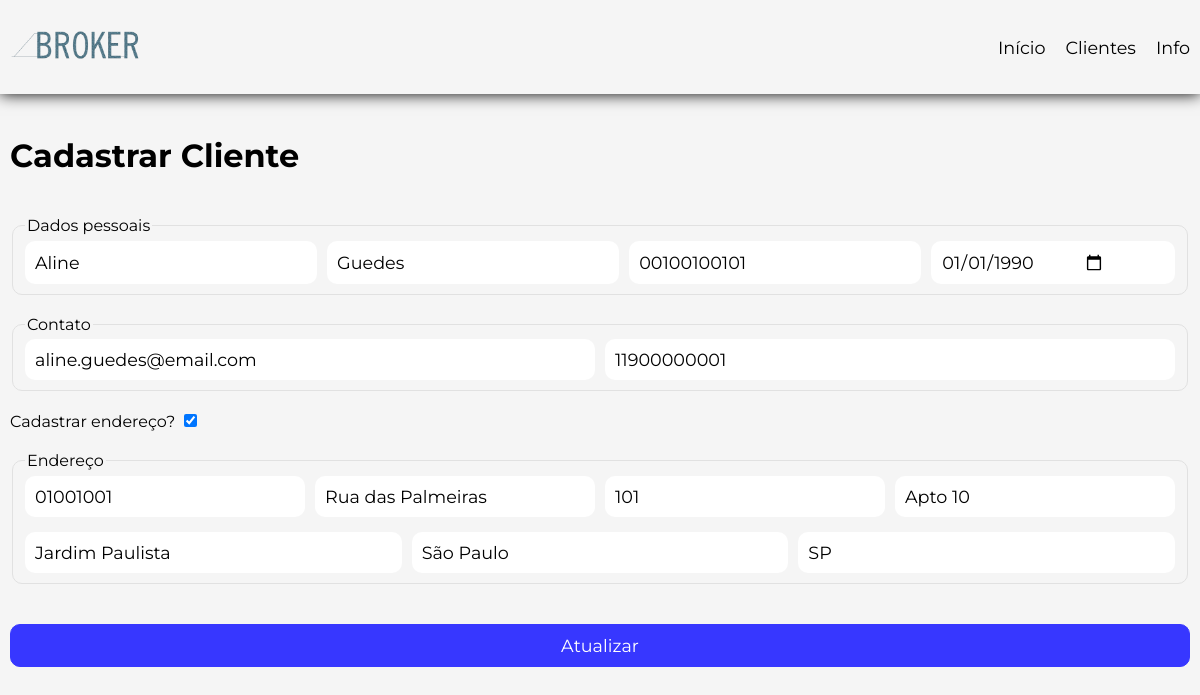
/clientes/cadastrar?id=1, run on the app's committed database.
### tables this page shows
CREATE TABLE IF NOT EXISTS addresses (
    id INT AUTO_INCREMENT NOT NULL,
    id_customer INT NOT NULL,
    street VARCHAR(100) NOT NULL,
    number INT NOT NULL,
    complement VARCHAR(10),
    neighborhood VARCHAR(100) NOT NULL,
    city VARCHAR(100) NOT NULL,
    state CHAR(2) NOT NULL,
    cep VARCHAR(8) NOT NULL,
    active BOOLEAN NOT NULL DEFAULT TRUE,
    created_at TIMESTAMP NOT NULL,
    modified_at TIMESTAMP NULL,
    deleted_at TIMESTAMP NULL,
    PRIMARY KEY(id),
    
    FOREIGN KEY(id_customer) 
    REFERENCES customers(id)
    ON DELETE CASCADE
);

CREATE TABLE IF NOT EXISTS customers (
    id INT AUTO_INCREMENT NOT NULL,
    first_name VARCHAR(40) NOT NULL,
    last_name VARCHAR(40) NOT NULL,
    cpf VARCHAR(11) UNIQUE,
    birth_date DATE,
    cellphone VARCHAR(15),
    email varchar(254),
    active BOOLEAN NOT NULL DEFAULT TRUE,
    created_at TIMESTAMP NOT NULL,
    modified_at TIMESTAMP NULL,
    deleted_at TIMESTAMP NULL,
    PRIMARY KEY(id)
);

### App/Controller/CustomerController.php (called while the page is built, shortened)
<?php
final class CustomerController {
    private readonly CustomerUsecase $usecase;
    public function __construct(CustomerUsecase $usecase) {
        $this->usecase = $usecase;
    }
    final public function detail(): void {
        if (isset($_GET['id'])) {
            $customer = $this->usecase->getById((int) $_GET['id']);
        }
        require_once VIEW . 'pages/create.php';
    }
}

### App/Usecase/CustomerUsecase.php (called while the page is built, shortened)
<?php
final class CustomerUsecase {
    private readonly CustomerRepository $customerRepo;
    public function __construct(CustomerRepository $customerRepo, AddressRepository $addressRepo) {
        $this->customerRepo = $customerRepo;
    }
    public function getById(int $id): ?CustomerDtoResponse {
        $result = $this->customerRepo->fetch($id);
        if (!empty($result)) {
            return $result;
        }
        return null;
    }
}

### App/Repository/CustomerRepository.php (called while the page is built, shortened)
<?php
class CustomerRepository {
    private readonly mysqli $db;
    public function __construct(mysqli $db) {
        $this->db = $db;
    }
    public function fetch(int $id): ?object {
        $query = "SELECT c.id, c.first_name, c.last_name, c.cpf, c.birth_date, c.cellphone, c.email, c.created_at AS c_created_at, c.modified_at AS c_modified_at, c.deleted_at AS c_deleted_at,
                a.id AS id_address, a.street, a.number, a.complement, a.neighborhood, a.city, a.state, a.cep, a.created_at AS a_created_at, a.modified_at AS a_modified_at, a.deleted_at AS a_deleted_at
                FROM customers c
                LEFT JOIN addresses a ON c.id = a.id_customer
                WHERE c.id = ? AND c.active = true;";
        $stmt = $this->db->prepare($query);
        $success = $stmt->bind_param("i", $id);
        $stmt->execute();
        $result = $stmt->get_result();
        $row = $result->fetch_assoc();
        $address = null;
        if ($row['street'] != null) {
            $address = new AddressDtoResponse($row['id_address'], $row['street'],$row['number'],
            $row['complement'],$row['neighborhood'],$row['city'], $row['cep'],
                $row['state'], null, $row['a_created_at'], $row['a_modified_at'], $row['a_deleted_at']);
        }
        $customer = new CustomerDtoResponse($row['id'], $row['first_name'], $row['last_name'], $row['cpf'], $row['birth_date'],
                $row['email'], $row['cellphone'], $address, $row['c_created_at'], $row['c_modified_at'], $row['c_deleted_at']);
        return $customer;
    }
}

### App/Dto/Response/CustomerDtoResponse.php (called while the page is built, shortened)
<?php
    final class CustomerDtoResponse {
        private ?int $id;
        private ?string $firstName;
        private ?string $lastName;
        private ?string $cpf;
        private ?string $birthDate;
        private ?string $email;
        private ?string $cellphone;
        private ?AddressDtoResponse $address;
        public function getId(): ?int {
            return $this->id;
        }
        public function getFirstName(): ?string {
            return $this->firstName;
        }
        public function getLastName(): ?string {
            return $this->lastName;
        }
        public function getCpf(): ?string {
            return $this->cpf;
        }
        public function getBirthDate(): ?string {
            return $this->birthDate;
        }
        public function getEmail(): ?string {
            return $this->email;
        }
        public function getCellphone(): ?string {
            return $this->cellphone;
        }
        public function getAddress(): ?AddressDtoResponse {
            return $this->address;
        }
        private function setId(?int $id): void {
            $this->id = $id;
        }
        public function setFirstName(?string $firstName): void {
            $this->firstName = $firstName;
        }
        public function setLastName(?string $lastName): void {
            $this->lastName = $lastName;
        }
        public function setCpf(?string $cpf): void {
            $this->cpf = $cpf;
        }
        public function setBirthDate(?string $birthDate): void {
            $this->birthDate = $birthDate;
        }
        public function setEmail(?string $email): void {
            if (!empty($email)) {
                if (filter_var($email, FILTER_VALIDATE_EMAIL)) {
                    $this->email = $email;
                    return;
                }
                throw new Exception("Email is not valid", 400);
            } else {
                $this->email = $email;
            }
        }
        public function setCellphone(?string $cellphone): void {
            $this->cellphone = $cellphone;
        }
        public function setAddress(?AddressDtoResponse $address): void {
            $this->address = $address;
        }
    }

### App/Dto/Response/AddressDtoResponse.php (called while the page is built, shortened)
<?php
final class AddressDtoResponse {
    private ?string $street;
    private ?int $number;
    private ?string $complement;
    private ?string $neighborhood;
    private ?string $city;
    private ?string $cep;
    private ?string $state;
    public function getStreet(): ?string {
        return $this->street;
    }
    public function getNumber(): ?int {
        return $this->number;
    }
    public function getComplement(): ?string {
        return $this->complement;
    }
    public function getNeighborhood(): ?string {
        return $this->neighborhood;
    }
    public function getCity(): ?string {
        return $this->city;
    }
    public function getCep(): ?string {
        return $this->cep;
    }
    public function getState(): ?string {
        return $this->state;
    }
    public function setStreet(?string $street): void {
        $this->street = $street;
    }
    public function setNumber(?int $number): void {
        $this->number = $number;
    }
    public function setComplement(?string $complement): void {
        $this->complement = $complement;
    }
    public function setNeighborhood(?string $neighborhood): void {
        $this->neighborhood = $neighborhood;
    }
    public function setCity(?string $city): void {
        $this->city = $city;
    }
    public function setCep(?string $cep): void {
        $this->cep = $cep;
    }
    public function setState(?string $state): void {
        $this->state = $state;
    }
}

### App/view/components/form.php (the view, shortened to what this page needs)
<div class="container">
    <h1>Cadastrar Cliente</h1>
    <form method="post" action="<?= $customer->getId() == '' ? "/clientes/cadastrar" : '/clientes/atualizar' ?>" id="form-register">
        <fieldset class="customer-data-forms">
            <legend>Dados pessoais</legend>
            <input type="text" placeholder="Nome do cliente" value="<?= $customer->getFirstName() ?? ""  ?>" name="first_name" id="first_name">
            <input type="text" placeholder="Sobrenome do cliente" value="<?= $customer->getLastName() ?? ""  ?>" name="last_name" id="last_name">
            <input type="text" placeholder="CPF do cliente" value="<?= $customer->getCpf() ?? ""  ?>" name="cpf" id="cpf">
            <input type="date" placeholder="Data de Nascimento" value="<?= $customer->getBirthDate() ?? "" ?>" name="birth_date" id="birth_date">
        </fieldset>
        <fieldset class="contact-form">
            <legend>Contato</legend>
            <input type="email" placeholder="Digite o seu melhor e-mail" value="<?= $customer->getEmail() ?? "" ?>" name="email" id="email">
            <input type="text" placeholder="Digite o seu número de celular" value="<?= $customer->getCellphone() ?? "" ?>" name="cellphone" id="cellphone">
        </fieldset>
        <label for="address">Cadastrar endereço?</label>
        <?php if ($customer->getAddress() != null): ?>
            <input type="checkbox" name="address" id="address" onchange="toogleAddressGroup()" checked>
        <?php else: ?>
            <input type="checkbox" name="address" id="address" onchange="toogleAddressGroup()">
        <?php endif ?>
        <div id="address-group" class="hide">
            <fieldset class="address-form">
                <legend>Endereço</legend>
                <?php if ($customer->getAddress() != null): ?>
                    <div class="group-form">
                        <input type="text" placeholder="Digite o CEP" oninput="fillAddressByCep(this)" value="<?= $customer->getAddress()->getCep() ?? "" ?>" name="cep" id="cep">
                        <input type="text" placeholder="Digite a rua" value="<?= $customer->getAddress()->getStreet() ?? "" ?>" name="street" id="street">
                        <input type="text" placeholder="Digite o número" value="<?= $customer->getAddress()->getNumber() ?? "" ?>" name="number" id="number">
                        <input type="text" placeholder="Digite o complemento" value="<?= $customer->getAddress()->getComplement() ?? "" ?>" name="complement" id="complement">
                    </div>
                    <div class="group-form">
                        <input type="text" placeholder="Digite o bairro" value="<?= $customer->getAddress()->getNeighborhood() ?? "" ?>" name="neighborhood" id="neighborhood">
                        <input type="text" placeholder="Digite a cidade" value="<?= $customer->getAddress()->getCity() ?? "" ?>" name="city" id="city">
                        <input type="text" placeholder="Digite o estado" value="<?= $customer->getAddress()->getState() ?? "" ?>" name="state" id="state">
                    </div>
                <?php endif ?>
            </fieldset>
        </div>
        <input type="submit" class="btn-submit" value="<?= $customer->getId() == '' ? 'Cadastrar' : 'Atualizar' ?>" style="margin-top: 20px;">
    </form>
</div>

### public/styles/main.css (style rules this page uses)
* { font-family: "Montserrat", sans-serif; }
body { margin: 0; padding: 0; background-color: var(--white-background); }
.container { display: flex; flex-direction: column; width: var(--default-width-screen); padding: 20px 10px; }
.btn-submit { width: 100%; padding: 10px 20px 10px 20px; background-color: var(--primary-color); border-radius: 10px; color: var(--white); border: 1px solid var(--primary-color); }

### public/styles/variables.css (style rules this page uses)
:root { --primary-color: rgb(55, 55, 255); --secundary-color: rgb(252, 252, 252); --terciary-color: rgb(219, 216, 0); --dark: rgb(15, 15, 15); --white-background: rgb(245, 245, 245); --default-width-screen: 1300px; --white: white; --success: rgb(9, 146, 9); --error: rgb(206, 0, 0); }

### public/styles/form.css (style rules this page uses)
input[type="text"], input[type="date"], input[type="email"] { font-size: 1.1rem; padding: 10px 10px; border-radius: 10px; outline-color: none; border: 1px rgb(235, 235, 235); display: flex; flex-grow: 1; }
fieldset { display: flex; gap: 10px; flex-grow: 1; margin-top: 20px; margin-bottom: 20px; border-radius: 10px; border: 1px solid rgb(225, 225, 225); }
.address-form { flex-direction: column; gap: 15px; }
.btn-submit { width: 100%; padding: 10px 20px 10px 20px; background-color: var(--primary-color); border-radius: 10px; color: var(--white); border: 1px solid var(--primary-color); cursor: pointer; font-size: 1.1rem; }
.group-form { display: flex; gap: 10px; flex-grow: 1; }

### data on the page
addresses: first_name "Aline", last_name "Guedes", cpf "00100100101", birth_date "01/01/1990", email "aline.guedes@email.com", cellphone "11900000001", cep "01001001", street "Rua das Palmeiras", number "101", complement "Apto 10", neighborhood "Jardim Paulista", city "São Paulo", state "SP"
customers: id "Atualizar"
